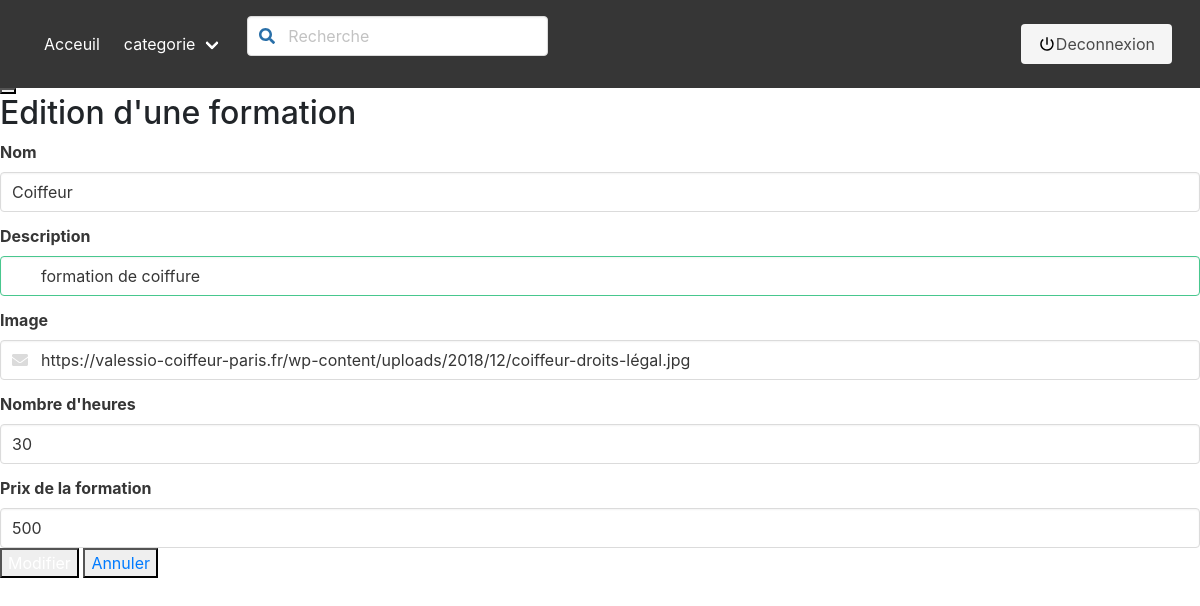
Screenshot of /Page/update.php?id=35 with the database file from the repository.
### tables this page shows
CREATE TABLE IF NOT EXISTS `formation` (
  `id` int(11) NOT NULL AUTO_INCREMENT,
  `libelle` varchar(255) NOT NULL,
  `libelleLong` varchar(255) NOT NULL,
  `img` varchar(255) NOT NULL,
  `creerPar` varchar(255) NOT NULL,
  `nomHeureFormation` int(11) NOT NULL,
  `prixFormation` int(11) NOT NULL,
  PRIMARY KEY (`id`)
);

### Page/update.php (the view, shortened to what this page needs)
<?php
    include './include/headerDeux.php';
   $id = $_GET['id'];
   $pdo = pdo_connect_mysql();
?>
 <!DOCTYPE html>
      <html lang="en">
      <head>
    <link rel="stylesheet" href="https://cdn.jsdelivr.net/npm/bulma@0.9.0/css/bulma.min.css">
    <link rel="stylesheet" href="https://stackpath.bootstrapcdn.com/bootstrap/4.5.0/css/bootstrap.min.css">
<link rel="stylesheet" href="https://cdn.jsdelivr.net/npm/uikit@3.5.5/dist/css/uikit.min.css" />
      </head>
      <body>
      <form action="dashboard.php" method="POST">
        <button class="uk-modal-close-default" type="button" uk-close></button>
        <div class="uk-modal-header">
            <h2 class="uk-modal-title">Edition d'une formation</h2>
        </div>
        <div class="uk-modal-body">
        <?php $sql = $pdo->prepare("SELECT * from formation WHERE id='$id'");
        $sql->execute();
        $user = $sql->fetch();
        ?>
        <div class="field">
  <label class="label">Nom</label>
  <div class="control">
    <input class="input"  name="nom" id="nommodifier" type="text" value="<?= $user['libelle'] ?>">
  </div>
</div>
<div class="field">
  <label class="label">Description</label>
  <div class="control has-icons-left has-icons-right">
    <input class="input is-success" type="textarea" name="description" id="descriptionModifier" value="<?= $user['libelleLong'] ?>" >
  </div>
</div>
<div class="field">
  <label class="label">Image</label>
  <div class="control has-icons-left has-icons-right">
    <input class="input" type="text" name="image" id="imageModifier"  value="<?= $user['img'] ?>">
    <span class="icon is-small is-left">
    </span>
  </div>
</div>
<div class="field">
  <label class="label">Nombre d'heures</label>
  <div class="control">
    <input class="input" name="heure" id="heureModifier" type="number" value="<?= $user['nomHeureFormation'] ?>">
  </div>
</div>
<div class="field">
  <label class="label">Prix de la formation</label>
  <div class="control">
    <input class="input" name="prix" id="prixModifier" type="number" value="<?= $user['prixFormation'] ?>">
  </div>
</div>
      </div>
        <div class="uk-modal-footer uk-text-right">
        <button class="uk-button uk-button-primary uk-modal-close" type="button" name="sauvegarder" class="bout" onclick ="Edition();"> <a href="dashboard.php" style="color:white;text-decoration:none;">Modifier</a></button>
            <button class="uk-button uk-button-default "  type="button"> <a href="dashboard.php" style="text-decoration:none;">
Annuler
            </a></button>
        </div>
</div></form>
    </body>
      </html>

### rows the page displays
formation: nom "Coiffeur", description "formation de coiffure", image "https://valessio-coiffeur-paris.fr/wp-content/uploads/2018/12/coiffeur-droits-légal.jpg", heure "30", prix "500"
